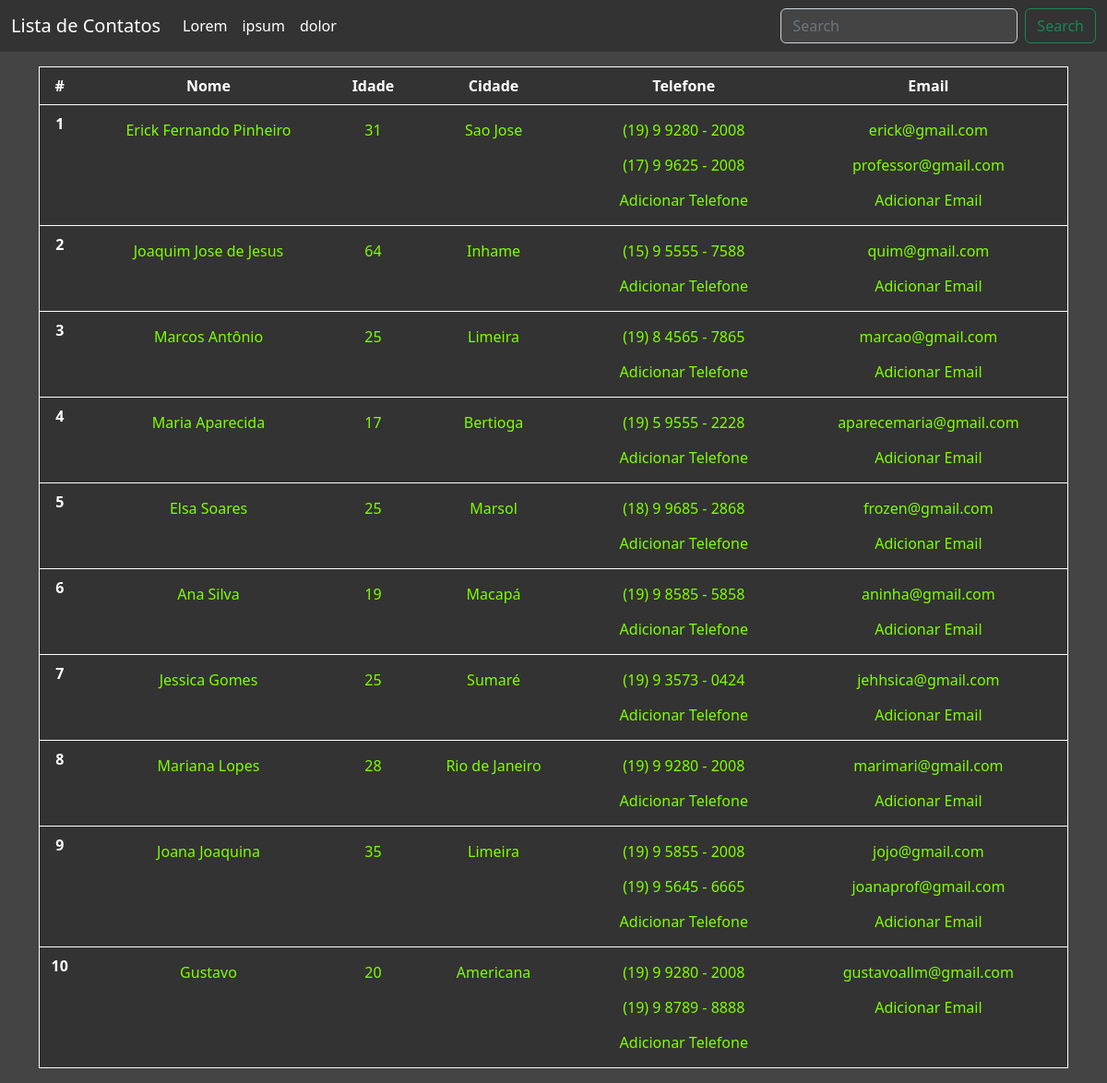
The page / on the database its author committed.
### tables this page shows
create table contato(
	id int primary key auto_increment,
    nome varchar(45),
    idade int
);

create table endereco(
	id int primary key auto_increment,
    estado varchar(45),
    cidade varchar(50),
    bairro varchar(25),
    rua varchar(50),
    numero varchar(15),
    complemento varchar(20),
    observacao varchar(15),
    contato_id int,
    foreign key (contato_id) references contato(id)
);

create table telefone(
	id int primary key auto_increment,
    telefone varchar(45),
    perfil varchar(15),
    contato_id int,
    foreign key (contato_id) references contato(id)
);

create table email(
	id int primary key auto_increment,
    email varchar(45),
    perfil varchar(15),
    contato_id int,
    foreign key (contato_id) references contato(id)
);

### index.php (the view, shortened to what this page needs)
<?php include("Header.php"); ?>
<div class="container text-center">
    <table class="table shadow-1g mt-3 table-hover text-white text-center" style="background-color:#333; border: 1px solid white">
        <thead>
            <tr>
                <th scope="col">#</th>
                <th scope="col">Nome</th>
                <th scope="col">Idade</th>
                <th scope="col">Cidade</th>
                <th scope="col">Telefone</th>
                <th scope="col">Email</th>
            </tr>
        </thead>
        <tbody>
            <?php
                $contato = $conexao->prepare("select * from contato ");
                $executa = $contato->execute();
                while($r_contato = $contato->fetch(PDO::FETCH_ASSOC))
                {
                    $contato_id = $r_contato["id"];
            ?>
            <tr>
                <th scope="row"><?php echo $r_contato["id"];?></th>
                <td>
                    <a type="button" style="color: chartreuse;" class="btn btn-link text-decoration-none" data-bs-toggle="modal" data-bs-target="#contato_<?php echo $r_contato["id"];?>">
                        <?php echo $r_contato["nome"];?>
                    </a>
                </td>
                <td style="color: chartreuse;">
                    <a type="button" style="color: chartreuse;" class="btn btn-link text-decoration-none" data-bs-toggle="modal" data-bs-target="#contato_<?php echo $r_contato["id"];?>">
                        <?php echo $r_contato["idade"];?>
                    </a>
                </td>
                <td>
                    <?php
                    $cidade = $conexao->prepare("SELECT cidade, id, contato_id FROM endereco where contato_id = :contato_id limit 1");
                    $cidade->bindParam(':contato_id', $contato_id , PDO::PARAM_STR);
                    $executa = $cidade->execute();
                    while($r_cidade = $cidade->fetch(PDO::FETCH_ASSOC))
                    { ?>
                        <a type="text" style="color: chartreuse;" class="btn btn-link text-decoration-none" data-bs-toggle="modal" data-bs-target="#cidade_<?php echo $r_cidade["id"];?>">
                            <?php echo $r_cidade["cidade"];?>
                        </a>
                    <?php } ?>
                </td>
                <td class="text-center">
                    <?php
                    $telefone = $conexao->prepare("SELECT * FROM telefone where contato_id = :contato_id");
                    $telefone->bindParam(':contato_id', $contato_id , PDO::PARAM_STR);
                    $executa = $telefone->execute();
                    while($r_telefone = $telefone->fetch(PDO::FETCH_ASSOC)){ ?>
                        <a type="button" style="color: chartreuse;" class="btn btn-link text-decoration-none" data-bs-toggle="modal" data-bs-target="#telefone_<?php echo $r_telefone["id"];?>">
                            <?php echo $r_telefone["telefone"]?>
                        </a>
                        <br>
                    <?php } ?>
                    <a type="button" style="color: chartreuse;" class="btn btn-link text-decoration-none" data-bs-toggle="modal" data-bs-target="#telefone_add_<?php echo $contato_id;?>">
                        <?php echo "Adicionar Telefone";?>
                    </a>
                </td>
                <td>
                <?php
                    $email = $conexao->prepare("SELECT email, id, perfil FROM email where contato_id = :contato_id");
                    $email->bindParam(':contato_id', $contato_id , PDO::PARAM_STR);
                    $executa = $email->execute();
                    while($r_email = $email->fetch(PDO::FETCH_ASSOC))
                    { ?>
                        <a type="text" style="color: chartreuse;" class="btn btn-link text-decoration-none" data-bs-toggle="modal" data-bs-target="#email_<?php echo $r_email["id"];?>">
                            <?php echo $r_email["email"];?>
                        </a>
                        <br>
                    <?php } ?>
                    <a type="button" style="color: chartreuse;" class="btn btn-link text-decoration-none" data-bs-toggle="modal" data-bs-target="#email_add_<?php echo $contato_id;?>">
                        <?php echo "Adicionar Email";?>
                    </a>
                    <?php } ?>
                </td>
            </tr>
        </tbody>
    </table>
</div>
<?php include("Footer.php"); ?>

### Header.php (shortened to what this page needs)
<!doctype html>
<html lang="pt-BR">
    <head>
        <link href="./bootstrap/css/bootstrap.min.css" rel="stylesheet"
        >
    </head>
    <body style="background-color:#444;">
        <nav class="navbar navbar-expand-lg" style="background-color:#333;">
            <div class="container-fluid">
                <a class="navbar-brand text-white" href="#">Lista de Contatos</a>
                <div class="collapse navbar-collapse" id="navbarTogglerDemo03">
                    <ul class="navbar-nav me-auto mb-2 mb-lg-0">
                        <li class="nav-item">
                            <a class="nav-link active text-white" aria-current="page" href="#">Lorem</a>
                        </li>
                        <li class="nav-item ">
                            <a class="nav-link text-white" href="#">ipsum</a>
                        </li>
                        <li class="nav-item">
                            <a class="nav-link text-white">dolor</a>
                        </li>
                    </ul>
                    <form class="d-flex" role="search">
                        <input class="form-control me-2" style="background-color: #444;" type="search" placeholder="Search" aria-label="Search">
                        <button class="btn btn-outline-success" type="submit">Search</button>
                    </form>
                </div>
            </div>
        </nav>

### Footer.php (shortened to what this page needs)
    </body>
</html>

### rows shown on the page
contato: id "1", nome "Erick Fernando Pinheiro", idade "31"
endereco: cidade "Sao Jose"
telefone: telefone "(19) 9 9280 - 2008"
telefone: telefone "(17) 9 9625 - 2008"
email: email "erick@gmail.com"
email: email "professor@gmail.com"
contato: id "2", nome "Joaquim Jose de Jesus", idade "64"
endereco: cidade "Inhame"
telefone: telefone "(15) 9 5555 - 7588"
email: email "quim@gmail.com"
contato: id "3", nome "Marcos Antônio", idade "25"
endereco: cidade "Limeira"
telefone: telefone "(19) 8 4565 - 7865"
email: email "marcao@gmail.com"
contato: id "4", nome "Maria Aparecida", idade "17"
endereco: cidade "Bertioga"
telefone: telefone "(19) 5 9555 - 2228"
email: email "aparecemaria@gmail.com"
contato: id "5", nome "Elsa Soares", idade "25"
endereco: cidade "Marsol"
telefone: telefone "(18) 9 9685 - 2868"
email: email "frozen@gmail.com"
contato: id "6", nome "Ana Silva", idade "19"
endereco: cidade "Macapá"
telefone: telefone "(19) 9 8585 - 5858"
email: email "aninha@gmail.com"
contato: id "7", nome "Jessica Gomes", idade "25"
endereco: cidade "Sumaré"
telefone: telefone "(19) 9 3573 - 0424"
email: email "jehhsica@gmail.com"
contato: id "8", nome "Mariana Lopes", idade "28"
endereco: cidade "Rio de Janeiro"
telefone: telefone "(19) 9 9280 - 2008"
email: email "marimari@gmail.com"
contato: id "9", nome "Joana Joaquina", idade "35"
endereco: cidade "Limeira"
telefone: telefone "(19) 9 5855 - 2008"
telefone: telefone "(19) 9 5645 - 6665"
email: email "jojo@gmail.com"
email: email "joanaprof@gmail.com"
contato: id "10", nome "Gustavo", idade "20"
endereco: cidade "Americana"
telefone: telefone "(19) 9 9280 - 2008"
telefone: telefone "(19) 9 8789 - 8888"
email: email "gustavoallm@gmail.com"
